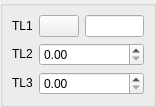
<ui version="4.0" >
 <class>DlgRef_1Sel2Spin_QTD</class>
 <widget class="QWidget" name="DlgRef_1Sel2Spin_QTD" >
  <property name="geometry" >
   <rect>
    <x>0</x>
    <y>0</y>
    <width>156</width>
    <height>95</height>
   </rect>
  </property>
  <property name="windowTitle" >
   <string/>
  </property>
  <layout class="QGridLayout" >
   <property name="leftMargin" >
    <number>0</number>
   </property>
   <property name="topMargin" >
    <number>0</number>
   </property>
   <property name="rightMargin" >
    <number>0</number>
   </property>
   <property name="bottomMargin" >
    <number>0</number>
   </property>
   <property name="horizontalSpacing" >
    <number>0</number>
   </property>
   <property name="verticalSpacing" >
    <number>0</number>
   </property>
   <item row="0" column="0" >
    <widget class="QGroupBox" name="GroupBox1" >
     <property name="title" >
      <string/>
     </property>
     <layout class="QGridLayout" >
      <property name="leftMargin" >
       <number>9</number>
      </property>
      <property name="topMargin" >
       <number>9</number>
      </property>
      <property name="rightMargin" >
       <number>9</number>
      </property>
      <property name="bottomMargin" >
       <number>9</number>
      </property>
      <property name="horizontalSpacing" >
       <number>6</number>
      </property>
      <property name="verticalSpacing" >
       <number>6</number>
      </property>
      <item row="2" column="1" colspan="2" >
       <widget class="SalomeApp_DoubleSpinBox" name="SpinBox_DY" />
      </item>
      <item row="1" column="1" colspan="2" >
       <widget class="SalomeApp_DoubleSpinBox" name="SpinBox_DX" />
      </item>
      <item row="1" column="0" >
       <widget class="QLabel" name="TextLabel2" >
        <property name="sizePolicy" >
         <sizepolicy vsizetype="Fixed" hsizetype="Fixed" >
          <horstretch>0</horstretch>
          <verstretch>0</verstretch>
         </sizepolicy>
        </property>
        <property name="text" >
         <string>TL2</string>
        </property>
        <property name="wordWrap" >
         <bool>false</bool>
        </property>
       </widget>
      </item>
      <item row="2" column="0" >
       <widget class="QLabel" name="TextLabel3" >
        <property name="sizePolicy" >
         <sizepolicy vsizetype="Fixed" hsizetype="Fixed" >
          <horstretch>0</horstretch>
          <verstretch>0</verstretch>
         </sizepolicy>
        </property>
        <property name="text" >
         <string>TL3</string>
        </property>
        <property name="wordWrap" >
         <bool>false</bool>
        </property>
       </widget>
      </item>
      <item row="0" column="0" >
       <widget class="QLabel" name="TextLabel1" >
        <property name="sizePolicy" >
         <sizepolicy vsizetype="Fixed" hsizetype="Fixed" >
          <horstretch>0</horstretch>
          <verstretch>0</verstretch>
         </sizepolicy>
        </property>
        <property name="text" >
         <string>TL1</string>
        </property>
        <property name="wordWrap" >
         <bool>false</bool>
        </property>
       </widget>
      </item>
      <item row="0" column="2" >
       <widget class="QLineEdit" name="LineEdit1" />
      </item>
      <item row="0" column="1" >
       <widget class="QPushButton" name="PushButton1" >
        <property name="sizePolicy" >
         <sizepolicy vsizetype="Fixed" hsizetype="Fixed" >
          <horstretch>0</horstretch>
          <verstretch>0</verstretch>
         </sizepolicy>
        </property>
        <property name="text" >
         <string/>
        </property>
       </widget>
      </item>
     </layout>
    </widget>
   </item>
  </layout>
 </widget>
 <layoutdefault spacing="6" margin="11" />
 <pixmapfunction>qPixmapFromMimeSource</pixmapfunction>
 <customwidgets>
  <customwidget>
   <class>SalomeApp_DoubleSpinBox</class>
   <extends>QDoubleSpinBox</extends>
   <header location="global" >SalomeApp_DoubleSpinBox.h</header>
  </customwidget>
 </customwidgets>
 <tabstops>
  <tabstop>PushButton1</tabstop>
  <tabstop>LineEdit1</tabstop>
  <tabstop>SpinBox_DX</tabstop>
  <tabstop>SpinBox_DY</tabstop>
 </tabstops>
 <resources/>
 <connections/>
</ui>
